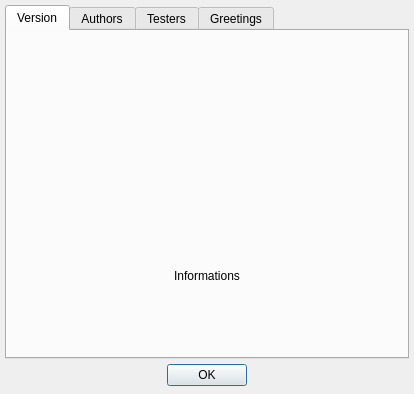
<ui version="4.0" >
 <author></author>
 <comment></comment>
 <exportmacro></exportmacro>
 <class>UIAbout</class>
 <widget class="QDialog" name="UIAbout" >
  <property name="geometry" >
   <rect>
    <x>0</x>
    <y>0</y>
    <width>414</width>
    <height>394</height>
   </rect>
  </property>
  <property name="windowTitle" >
   <string>About...</string>
  </property>
  <layout class="QGridLayout" >
   <property name="margin" >
    <number>5</number>
   </property>
   <property name="spacing" >
    <number>3</number>
   </property>
   <item row="0" column="0" colspan="3" >
    <widget class="QTabWidget" name="twInformations" >
     <property name="cursor" >
      <cursor>13</cursor>
     </property>
     <widget class="QWidget" name="pVersion" >
      <attribute name="title" >
       <string>Version</string>
      </attribute>
      <attribute name="icon" >
       <iconset resource="../resources/resources.qrc" >:/Icons/Icons/logo.png</iconset>
      </attribute>
      <layout class="QVBoxLayout" >
       <property name="margin" >
        <number>0</number>
       </property>
       <property name="spacing" >
        <number>0</number>
       </property>
       <item>
        <widget class="QLabel" name="lLogo" >
         <property name="pixmap" >
          <pixmap resource="../resources/resources.qrc" >:/Icons/Icons/helpsplashscreen.png</pixmap>
         </property>
        </widget>
       </item>
       <item>
        <widget class="QLabel" name="lInformations" >
         <property name="text" >
          <string>Informations</string>
         </property>
         <property name="alignment" >
          <set>Qt::AlignCenter</set>
         </property>
        </widget>
       </item>
      </layout>
     </widget>
     <widget class="QTextBrowser" name="tbAuthors" >
      <property name="frameShape" >
       <enum>QFrame::NoFrame</enum>
      </property>
      <property name="undoRedoEnabled" >
       <bool>false</bool>
      </property>
      <property name="readOnly" >
       <bool>true</bool>
      </property>
      <property name="tabStopWidth" >
       <number>40</number>
      </property>
      <attribute name="title" >
       <string>Authors</string>
      </attribute>
      <attribute name="icon" >
       <iconset resource="../resources/resources.qrc" >:/Icons/Icons/projectopen.png</iconset>
      </attribute>
     </widget>
     <widget class="QTextBrowser" name="tbTesters" >
      <property name="frameShape" >
       <enum>QFrame::NoFrame</enum>
      </property>
      <property name="undoRedoEnabled" >
       <bool>false</bool>
      </property>
      <property name="readOnly" >
       <bool>true</bool>
      </property>
      <property name="tabStopWidth" >
       <number>40</number>
      </property>
      <attribute name="title" >
       <string>Testers</string>
      </attribute>
      <attribute name="icon" >
       <iconset resource="../resources/resources.qrc" >:/Icons/Icons/helptesters.png</iconset>
      </attribute>
     </widget>
     <widget class="QTextBrowser" name="tbGreetings" >
      <property name="frameShape" >
       <enum>QFrame::NoFrame</enum>
      </property>
      <property name="undoRedoEnabled" >
       <bool>false</bool>
      </property>
      <property name="readOnly" >
       <bool>true</bool>
      </property>
      <property name="tabStopWidth" >
       <number>40</number>
      </property>
      <attribute name="title" >
       <string>Greetings</string>
      </attribute>
      <attribute name="icon" >
       <iconset resource="../resources/resources.qrc" >:/Icons/Icons/helpgreettings.png</iconset>
      </attribute>
     </widget>
    </widget>
   </item>
   <item row="1" column="2" >
    <spacer>
     <property name="orientation" >
      <enum>Qt::Horizontal</enum>
     </property>
     <property name="sizeHint" >
      <size>
       <width>121</width>
       <height>27</height>
      </size>
     </property>
    </spacer>
   </item>
   <item row="1" column="0" >
    <spacer>
     <property name="orientation" >
      <enum>Qt::Horizontal</enum>
     </property>
     <property name="sizeHint" >
      <size>
       <width>131</width>
       <height>27</height>
      </size>
     </property>
    </spacer>
   </item>
   <item row="1" column="1" >
    <widget class="QPushButton" name="pbOK" >
     <property name="minimumSize" >
      <size>
       <width>70</width>
       <height>0</height>
      </size>
     </property>
     <property name="cursor" >
      <cursor>13</cursor>
     </property>
     <property name="text" >
      <string>OK</string>
     </property>
     <property name="icon" >
      <iconset resource="../resources/resources.qrc" >:/Icons/Icons/buttonok.png</iconset>
     </property>
    </widget>
   </item>
  </layout>
 </widget>
 <pixmapfunction></pixmapfunction>
 <resources>
  <include location="../resources/resources.qrc" />
 </resources>
 <connections>
  <connection>
   <sender>pbOK</sender>
   <signal>clicked()</signal>
   <receiver>UIAbout</receiver>
   <slot>accept()</slot>
   <hints>
    <hint type="sourcelabel" >
     <x>215</x>
     <y>526</y>
    </hint>
    <hint type="destinationlabel" >
     <x>241</x>
     <y>669</y>
    </hint>
   </hints>
  </connection>
 </connections>
</ui>
